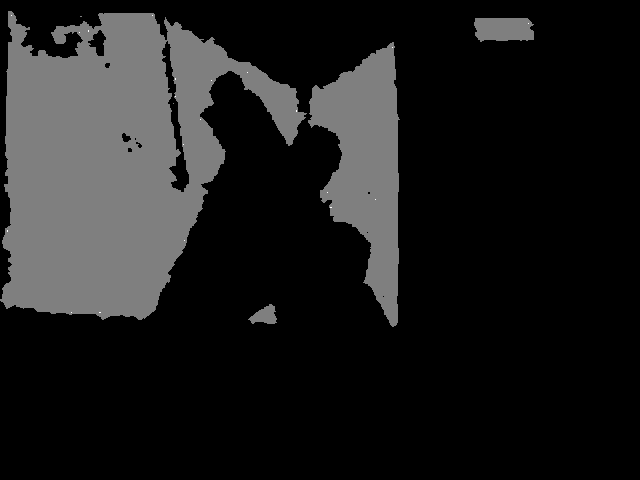
//> input picture pca_rot/frame0000.jpg, 640 x 480 px
$ ./fback   (built with g++ and OpenCV 4)
//> lines starting //> are read from the running program, lines starting //| are printed output that depends on the picture
#include "opencv2/video/tracking.hpp"
#include "opencv2/imgproc/imgproc.hpp"
//#include "opencv2/videoio/videoio.hpp"
#include "opencv2/highgui/highgui.hpp"

#include <iostream>

using namespace cv;
using namespace std;


static void drawOptFlowMap(
    const Mat& flow, Mat& cflowmap, int step,
    double, const Scalar& color) {
    for (int y = 0; y < cflowmap.rows; y += step)
        for (int x = 0; x < cflowmap.cols; x += step) {
            const Point2f& fxy = flow.at<Point2f>(y, x);
            Point pt = Point(x, y);
            Point npt = flow.at<Point2f>(y, x);
            npt.x += pt.x;
            npt.y += pt.y;
            double distance = cv::norm(cv::Mat(pt), cv::Mat(npt));
            if (distance > 10) {
               line(cflowmap, Point(x, y),
                    Point(cvRound(x+fxy.x), cvRound(y+fxy.y)),
                    color);
               circle(cflowmap, Point(x, y), 2, color, -1);
            }
        }
}

int main(int, char**) {
    Mat prev  = imread("frame0000.jpg");
//> prev is the input picture: 480 rows x 640 cols, CV_8UC3; min 0, max 2, mean 0.234
    Mat frame = imread("frame0001.jpg");
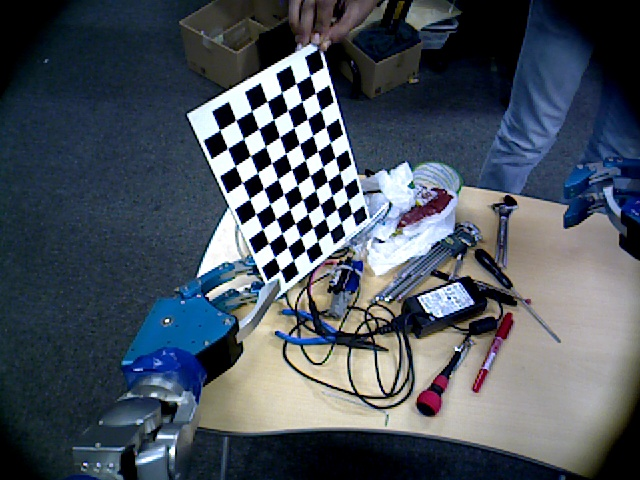
//> input picture hrp2_joints/samples/RARM/head_cam/frame0001.jpg, 640 x 480 px
//> frame is the input picture: 480 rows x 640 cols, CV_8UC3; mean B, G, R 93.2, 82.8, 74.3

    Mat flow, cflow;
    Mat gray, prevgray, uflow;
    namedWindow("flow", 1);

    cvtColor(prev, prevgray, COLOR_BGR2GRAY);
    cvtColor(frame, gray, COLOR_BGR2GRAY);
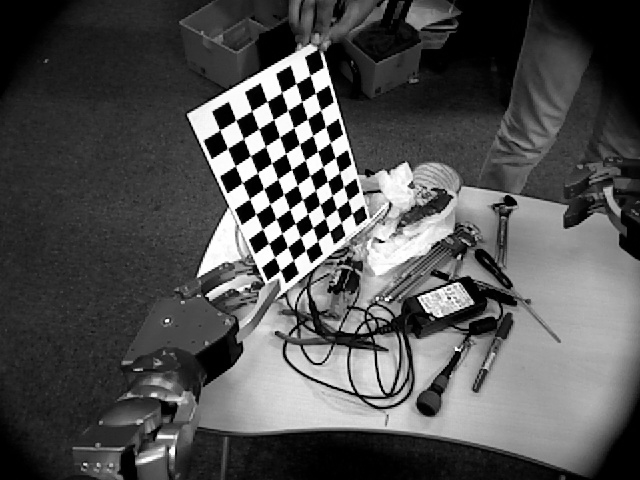
//> gray: 480 rows x 640 cols, CV_8UC1; min 0, max 255, mean 81.4

    if (!prevgray.empty()) {
       calcOpticalFlowFarneback(
          prevgray, gray, uflow, 0.5, 3, 15, 3, 5, 1.2, 1);
       cvtColor(prevgray, cflow, COLOR_GRAY2BGR);
       uflow.copyTo(flow);
       drawOptFlowMap(flow, cflow, 1, 1.5, Scalar(0, 255, 0));
//> after the loop in drawOptFlowMap, `for (int y = 0; y < cflowmap.rows; y += step)`:
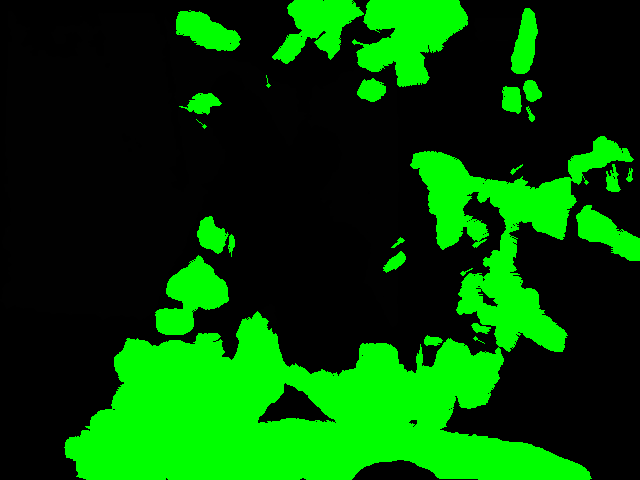
//> cflowmap: 480 rows x 640 cols, CV_8UC3; mean B, G, R 0.2, 72.4, 0.2
       imshow("flow", cflow);

       // std::cout << uflow << std::endl;
    }
    waitKey(0);
    std::swap(prevgray, gray);
    return 0;
}
